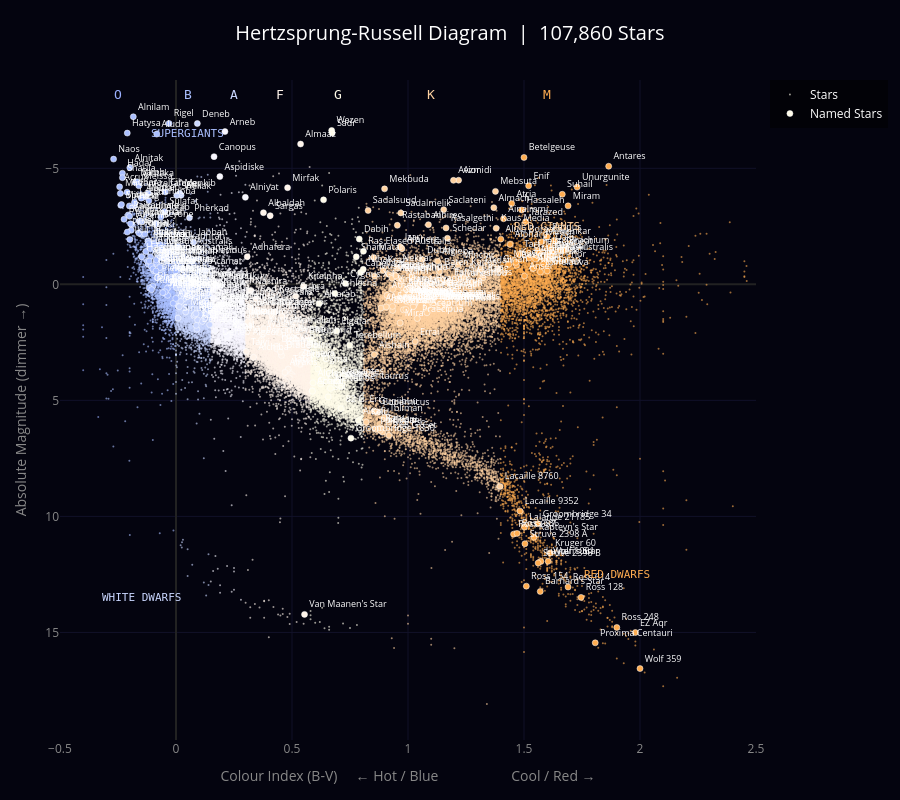

Notebook cell for this chart:
### Code cell
fig2 = go.Figure()

# Main star field
fig2.add_trace(go.Scatter(
    x=sample['ci'],
    y=sample['absmag'],
    mode='markers',
    marker=dict(color=sample['color'], size=2, opacity=0.6),
    hovertemplate=(
        'Colour Index: %{x:.3f}<br>'
        'Abs. Magnitude: %{y:.2f}<br>'
        'Spectral: %{customdata}<extra></extra>'
    ),
    customdata=sample['spect'],
    name='Stars'
))

# Named stars
fig2.add_trace(go.Scatter(
    x=named['ci'],
    y=named['absmag'],
    mode='markers+text',
    marker=dict(
        color=named['color'], size=6, opacity=1.0,
        line=dict(color='white', width=0.5)
    ),
    text=named['label'],
    textposition='top right',
    textfont=dict(color='white', size=9),
    hovertemplate=(
        '<b>%{text}</b><br>'
        'Colour Index: %{x:.3f}<br>'
        'Abs. Magnitude: %{y:.2f}<br>'
        'Spectral: %{customdata}<extra></extra>'
    ),
    customdata=named['spect'],
    name='Named Stars'
))

# Annotation regions
regions = [
    dict(
        x=0.05, y=-6.5, text='SUPERGIANTS',
        font_size=11, font_color='#aabfff',
        showarrow=False, xref='x', yref='y',
        font=dict(family='monospace', size=11, color='#aabfff')
    ),
    dict(
        x=1.6, y=-2.5, text='RED GIANTS',
        font_size=11, font_color='#ffd2a1',
        showarrow=False, xref='x', yref='y',
        font=dict(family='monospace', size=11, color='#ffd2a1')
    ),
    dict(
        x=0.55, y=3.2, text='MAIN SEQUENCE',
        font_size=11, showarrow=False,
        xref='x', yref='y', textangle=-52,
        font=dict(family='monospace', size=11, color='rgba(255,255,255,0.4)')
    ),
    dict(
        x=-0.15, y=13.5, text='WHITE DWARFS',
        font_size=11, showarrow=False,
        xref='x', yref='y',
        font=dict(family='monospace', size=11, color='#cad7ff')
    ),
    dict(
        x=1.9, y=12.5, text='RED DWARFS',
        font_size=11, showarrow=False,
        xref='x', yref='y',
        font=dict(family='monospace', size=11, color='#ffad51')
    ),
]

# Spectral class labels along the top
spect_labels = [
    dict(x=-0.25, y=-8.2, text='O', font=dict(size=13, color='#9bb0ff', family='monospace')),
    dict(x=0.05,  y=-8.2, text='B', font=dict(size=13, color='#aabfff', family='monospace')),
    dict(x=0.25,  y=-8.2, text='A', font=dict(size=13, color='#cad7ff', family='monospace')),
    dict(x=0.45,  y=-8.2, text='F', font=dict(size=13, color='#fff4ea', family='monospace')),
    dict(x=0.70,  y=-8.2, text='G', font=dict(size=13, color='#fffcea', family='monospace')),
    dict(x=1.10,  y=-8.2, text='K', font=dict(size=13, color='#ffd2a1', family='monospace')),
    dict(x=1.60,  y=-8.2, text='M', font=dict(size=13, color='#ffad51', family='monospace')),
]

all_annotations = regions + [
    dict(showarrow=False, xref='x', yref='y', **s) for s in spect_labels
]

fig2.update_layout(
    title=dict(
        text='Hertzsprung-Russell Diagram  |  107,860 Stars',
        font=dict(size=20, color='white'),
        x=0.5
    ),
    paper_bgcolor='#04040f',
    plot_bgcolor='#04040f',
    xaxis=dict(
        title='Colour Index (B-V)     ← Hot / Blue                    Cool / Red →',
        color='#888',
        gridcolor='#111128',
        zerolinecolor='#222',
        range=[-0.5, 2.5]
    ),
    yaxis=dict(
        title='Absolute Magnitude (dimmer →)',
        color='#888',
        gridcolor='#111128',
        zerolinecolor='#222',
        autorange='reversed',
        range=[-8.5, 18]
    ),
    annotations=all_annotations,
    legend=dict(font=dict(color='white'), bgcolor='rgba(0,0,0,0.5)'),
    height=800,
    margin=dict(l=60, r=20, t=80, b=60)
)

fig2.show()

### Figure 1 — Plotly figure (JSON) as saved in the notebook; plotly's stock layout.template omitted (floating-point values rounded to 4 significant figures; data arrays with more than 128 entries replaced by an {"elided": "..."} marker saying what was removed)
{"data": [{"customdata": {"elided": "50000 str values"}, "hovertemplate": "Colour Index: %{x:.3f}<br>Abs. Magnitude: %{y:.2f}<br>Spectral: %{customdata}<extra></extra>", "marker": {"color": {"elided": "50000 str values"}, "opacity": 0.6, "size": 2}, "mode": "markers", "name": "Stars", "type": "scatter", "x": {"elided": "50000 float values"}, "y": {"elided": "50000 float values"}}, {"customdata": {"elided": "363 str values"}, "hovertemplate": "<b>%{text}</b><br>Colour Index: %{x:.3f}<br>Abs. Magnitude: %{y:.2f}<br>Spectral: %{customdata}<extra></extra>", "marker": {"color": {"elided": "363 str values"}, "line": {"color": "white", "width": 0.5}, "opacity": 1, "size": 6}, "mode": "markers+text", "name": "Named Stars", "text": {"elided": "363 str values"}, "textfont": {"color": "white", "size": 9}, "textposition": "top right", "type": "scatter", "x": {"elided": "363 float values"}, "y": {"elided": "363 float values"}}], "layout": {"annotations": [{"font": {"color": "#aabfff", "family": "monospace", "size": 11}, "showarrow": false, "text": "SUPERGIANTS", "x": 0.05, "xref": "x", "y": -6.5, "yref": "y"}, {"font": {"color": "#ffd2a1", "family": "monospace", "size": 11}, "showarrow": false, "text": "RED GIANTS", "x": 1.6, "xref": "x", "y": -2.5, "yref": "y"}, {"font": {"color": "rgba(255,255,255,0.4)", "family": "monospace", "size": 11}, "showarrow": false, "text": "MAIN SEQUENCE", "textangle": -52, "x": 0.55, "xref": "x", "y": 3.2, "yref": "y"}, {"font": {"color": "#cad7ff", "family": "monospace", "size": 11}, "showarrow": false, "text": "WHITE DWARFS", "x": -0.15, "xref": "x", "y": 13.5, "yref": "y"}, {"font": {"color": "#ffad51", "family": "monospace", "size": 11}, "showarrow": false, "text": "RED DWARFS", "x": 1.9, "xref": "x", "y": 12.5, "yref": "y"}, {"font": {"color": "#9bb0ff", "family": "monospace", "size": 13}, "showarrow": false, "text": "O", "x": -0.25, "xref": "x", "y": -8.2, "yref": "y"}, {"font": {"color": "#aabfff", "family": "monospace", "size": 13}, "showarrow": false, "text": "B", "x": 0.05, "xref": "x", "y": -8.2, "yref": "y"}, {"font": {"color": "#cad7ff", "family": "monospace", "size": 13}, "showarrow": false, "text": "A", "x": 0.25, "xref": "x", "y": -8.2, "yref": "y"}, {"font": {"color": "#fff4ea", "family": "monospace", "size": 13}, "showarrow": false, "text": "F", "x": 0.45, "xref": "x", "y": -8.2, "yref": "y"}, {"font": {"color": "#fffcea", "family": "monospace", "size": 13}, "showarrow": false, "text": "G", "x": 0.7, "xref": "x", "y": -8.2, "yref": "y"}, {"font": {"color": "#ffd2a1", "family": "monospace", "size": 13}, "showarrow": false, "text": "K", "x": 1.1, "xref": "x", "y": -8.2, "yref": "y"}, {"font": {"color": "#ffad51", "family": "monospace", "size": 13}, "showarrow": false, "text": "M", "x": 1.6, "xref": "x", "y": -8.2, "yref": "y"}], "height": 800, "legend": {"bgcolor": "rgba(0,0,0,0.5)", "font": {"color": "white"}}, "margin": {"b": 60, "l": 60, "r": 20, "t": 80}, "paper_bgcolor": "#04040f", "plot_bgcolor": "#04040f", "title": {"font": {"color": "white", "size": 20}, "text": "Hertzsprung-Russell Diagram  |  107,860 Stars", "x": 0.5}, "xaxis": {"color": "#888", "gridcolor": "#111128", "range": [-0.5, 2.5], "title": {"text": "Colour Index (B-V)     ← Hot / Blue                    Cool / Red →"}, "zerolinecolor": "#222"}, "yaxis": {"autorange": "reversed", "color": "#888", "gridcolor": "#111128", "range": [-8.5, 18], "title": {"text": "Absolute Magnitude (dimmer →)"}, "zerolinecolor": "#222"}}}
